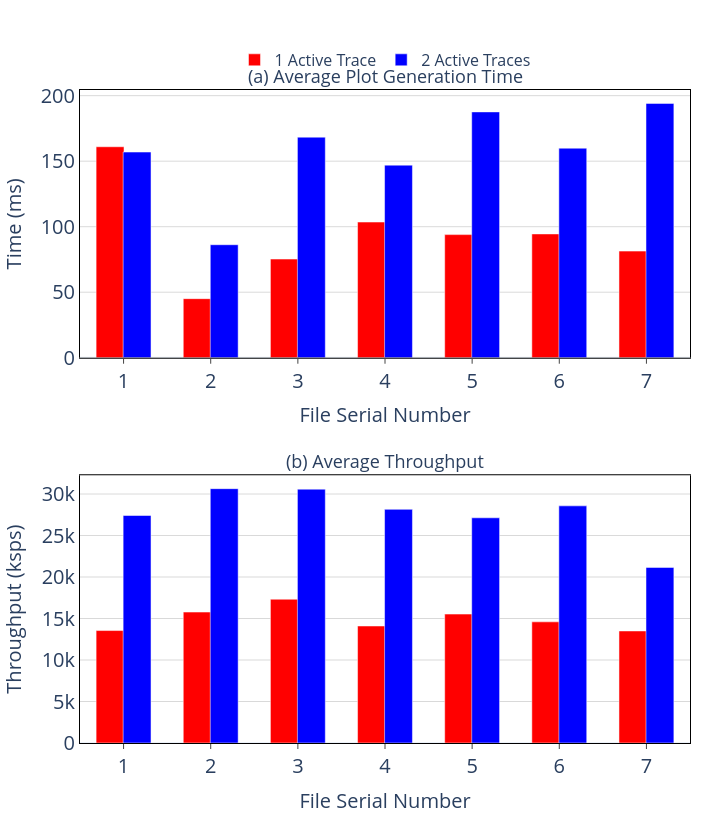

This figure's notebook cell:
### Code cell
import pandas as pd
import plotly.graph_objects as go
from plotly.subplots import make_subplots

# =========================
# 1. Load the datasets
# =========================
file_trace1 = '/Users/shehjarsadhu/Desktop/UniversityOfRhodeIsland/Graduate/WBL/Project_MINDER/biosignalviz_others/eval_data/MIT_BIH_LongTermData/trace1_MITBIH_LongTerm_benchmark_results_EVAL_BATCH_tmp57v9l9qd_20260120_171527_21ba.csv'
file_trace2 = '/Users/shehjarsadhu/Desktop/UniversityOfRhodeIsland/Graduate/WBL/Project_MINDER/biosignalviz_others/eval_data/MIT_BIH_LongTermData/trace2_MITBIH_LongTerm_benchmark_results_EVAL_BATCH_tmp57v9l9qd_20260120_171643_0cb4.csv'

df1 = pd.read_csv(file_trace1)
df2 = pd.read_csv(file_trace2)

# =========================
# 2. Combine & map serial numbers
# =========================
df_combined = pd.concat([df1, df2], ignore_index=True)

unique_files = sorted(df_combined['file_name'].unique())
file_map = {name: i+1 for i, name in enumerate(unique_files)}
df_combined['serial_number'] = df_combined['file_name'].map(file_map)

# =========================
# 3. Aggregate averages
# =========================
df_agg = (
    df_combined
    .groupby(['serial_number','active_trace_count'])
    [['plot_gen_time_ms','throughput_ksps']]
    .mean()
    .reset_index()
)

trace1 = df_agg[df_agg['active_trace_count']==1].sort_values('serial_number')
trace2 = df_agg[df_agg['active_trace_count']==2].sort_values('serial_number')

# =========================
# 4. Create Subplots
# =========================
fig = make_subplots(
    rows=2, cols=1,
    subplot_titles=[
        "(a) Average Plot Generation Time",
        "(b) Average Throughput"
    ],
    vertical_spacing=0.18
)

# =========================
# Publication-friendly colors
# (colorblind & grayscale safe)
# =========================
color_trace1 = "red"   # dark gray
color_trace2 = "blue"   # light gray

bar_width = 0.32  # thinner bars for clarity

# ---- Plot Generation Time ----
fig.add_trace(go.Bar(
    x=trace1['serial_number'],
    y=trace1['plot_gen_time_ms'],
    name='1 Active Trace',
    marker_color=color_trace1,
    width=bar_width
), row=1, col=1)

fig.add_trace(go.Bar(
    x=trace2['serial_number'],
    y=trace2['plot_gen_time_ms'],
    name='2 Active Traces',
    marker_color=color_trace2,
    width=bar_width
), row=1, col=1)

# ---- Throughput ----
fig.add_trace(go.Bar(
    x=trace1['serial_number'],
    y=trace1['throughput_ksps'],
    marker_color=color_trace1,
    width=bar_width,
    showlegend=False
), row=2, col=1)

fig.add_trace(go.Bar(
    x=trace2['serial_number'],
    y=trace2['throughput_ksps'],
    marker_color=color_trace2,
    width=bar_width,
    showlegend=False
), row=2, col=1)

# =========================
# 5. IEEE/ACM Layout Styling
# =========================
fig.update_layout(
    barmode='group',

    # spacing improvements
    bargap=0.38,        # space between file groups
    bargroupgap=0.10,   # space between bars inside group

    template="plotly_white",

    # ideal size for double column figures
    width=720,
    height=820,

    # clean legend placement
    legend=dict(
        orientation="h",
        yanchor="bottom",
        y=1.02,
        xanchor="center",
        x=0.5,
        font=dict(size=16)
    ),

    margin=dict(l=80, r=30, t=90, b=70)
)

# =========================
# 6. Axis Styling (publication clarity)
# =========================
axis_font = dict(size=20)

for row in [1,2]:
    fig.update_xaxes(
        title="File Serial Number",
        tickmode='linear',
        showline=True,
        linewidth=1,
        linecolor='black',
        mirror=True,
        ticks='outside',
        tickfont=axis_font,
        title_font=axis_font,
        row=row, col=1
    )

fig.update_yaxes(
    title="Time (ms)",
    showline=True,
    linewidth=1,
    linecolor='black',
    mirror=True,
    gridcolor='rgba(0,0,0,0.15)',
    tickfont=axis_font,
    title_font=axis_font,
    row=1, col=1
)

fig.update_yaxes(
    title="Throughput (ksps)",
    showline=True,
    linewidth=1,
    linecolor='black',
    mirror=True,
    gridcolor='rgba(0,0,0,0.15)',
    tickfont=axis_font,
    title_font=axis_font,
    row=2, col=1
)

# subplot title font
fig.update_annotations(font_size=18)

fig.show()

# =========================
# 7. (Optional) High-Resolution Export
# =========================
# Install kaleido first: pip install kaleido
# fig.write_image("figure7.pdf")   # vector (best for papers)
# fig.write_image("figure7.png", scale=3)

### Figure 1 — Plotly figure (JSON) as saved in the notebook; plotly's stock layout.template omitted (floating-point values rounded to 4 significant figures)
{"data": [{"marker": {"color": "red"}, "name": "1 Active Trace", "type": "bar", "width": 0.32, "x": [1, 2, 3, 4, 5, 6, 7], "xaxis": "x", "y": [161.0, 45.08, 75.3, 103.5, 93.96, 94.48, 81.36], "yaxis": "y"}, {"marker": {"color": "blue"}, "name": "2 Active Traces", "type": "bar", "width": 0.32, "x": [1, 2, 3, 4, 5, 6, 7], "xaxis": "x", "y": [157.0, 86.24, 168.3, 147.0, 187.6, 159.9, 194.1], "yaxis": "y"}, {"marker": {"color": "red"}, "showlegend": false, "type": "bar", "width": 0.32, "x": [1, 2, 3, 4, 5, 6, 7], "xaxis": "x2", "y": [13550.0, 15780.0, 17330.0, 14100.0, 15530.0, 14600.0, 13500.0], "yaxis": "y2"}, {"marker": {"color": "blue"}, "showlegend": false, "type": "bar", "width": 0.32, "x": [1, 2, 3, 4, 5, 6, 7], "xaxis": "x2", "y": [27410.0, 30650.0, 30590.0, 28150.0, 27130.0, 28570.0, 21160.0], "yaxis": "y2"}], "layout": {"annotations": [{"font": {"size": 18}, "showarrow": false, "text": "(a) Average Plot Generation Time", "x": 0.5, "xanchor": "center", "xref": "paper", "y": 1, "yanchor": "bottom", "yref": "paper"}, {"font": {"size": 18}, "showarrow": false, "text": "(b) Average Throughput", "x": 0.5, "xanchor": "center", "xref": "paper", "y": 0.41, "yanchor": "bottom", "yref": "paper"}], "bargap": 0.38, "bargroupgap": 0.1, "barmode": "group", "height": 820, "legend": {"font": {"size": 16}, "orientation": "h", "x": 0.5, "xanchor": "center", "y": 1.02, "yanchor": "bottom"}, "margin": {"b": 70, "l": 80, "r": 30, "t": 90}, "width": 720, "xaxis": {"anchor": "y", "domain": [0, 1], "linecolor": "black", "linewidth": 1, "mirror": true, "showline": true, "tickfont": {"size": 20}, "tickmode": "linear", "ticks": "outside", "title": {"font": {"size": 20}, "text": "File Serial Number"}}, "xaxis2": {"anchor": "y2", "domain": [0, 1], "linecolor": "black", "linewidth": 1, "mirror": true, "showline": true, "tickfont": {"size": 20}, "tickmode": "linear", "ticks": "outside", "title": {"font": {"size": 20}, "text": "File Serial Number"}}, "yaxis": {"anchor": "x", "domain": [0.59, 1], "gridcolor": "rgba(0,0,0,0.15)", "linecolor": "black", "linewidth": 1, "mirror": true, "showline": true, "tickfont": {"size": 20}, "title": {"font": {"size": 20}, "text": "Time (ms)"}}, "yaxis2": {"anchor": "x2", "domain": [0, 0.41], "gridcolor": "rgba(0,0,0,0.15)", "linecolor": "black", "linewidth": 1, "mirror": true, "showline": true, "tickfont": {"size": 20}, "title": {"font": {"size": 20}, "text": "Throughput (ksps)"}}}}
